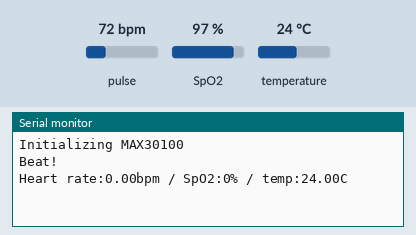
Simulated run of this sketch. Board: Arduino Uno, built with avr-gcc and run on an emulated ATmega328P. Shown: the last lines printed to the serial monitor. The test bench sets the inputs (shaded band); at power-on: pulse 72 bpm, SpO2 97 %, temperature 24 °C.

Above: at 1.2 s.
1.3 s: pulse set to 42 bpm
At 2.7 s:
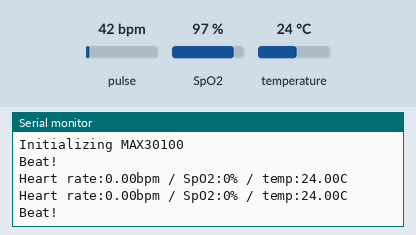
2.8 s: SpO2 set to 80 %
At 4.2 s:
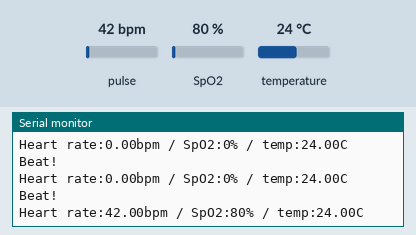
4.3 s: temperature set to 12 °C
At 8.8 s:
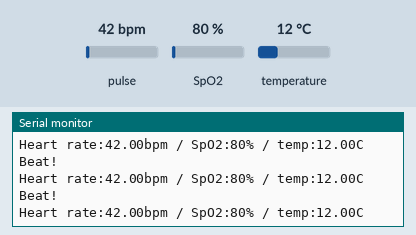

The sketch:

MAX30100.ino
```cpp
// (licence header left out)
#include <Wire.h>
#include "MAX30100_PulseOximeter.h"

#define REPORTING_PERIOD_MS 1000

PulseOximeter pox;

uint32_t tsLastReport = 0;

/*!
 * \brief Callback (registered below) fired when a pulse is detected.
 */
void
onBeatDetected ()
{
    Serial.println ("Beat!");
}

void
setup ()
{
    Serial.begin (115200);

    Serial.println ("Initializing MAX30100");
    /* Initialize the PulseOximeter instance and register a
     * beat-detected callback.
     */
    pox.begin ();
    pox.setOnBeatDetectedCallback (onBeatDetected);
}

void
loop ()
{
    /* Make sure to call update as fast as possible. */
    pox.update ();

    /* Asynchronously dump heart rate and oxidation levels to the serial.
     * For both, a value of 0 means "invalid".
     */
    if (millis () - tsLastReport > REPORTING_PERIOD_MS)
    {
        Serial.print ("Heart rate:");
        Serial.print (pox.getHeartRate());
        Serial.print ("bpm / SpO2:");
        Serial.print (pox.getSpO2());
        Serial.print ("% / temp:");
        Serial.print (pox.getTemperature());
        Serial.println ("C");

        tsLastReport = millis ();
    }
}
```

Measured:
- after the input at 2.8 s, the serial monitor: prints a new line after 1.2 s (image 2)
- after the input at 4.3 s, the serial monitor: prints a new line after 0.71 s (image 3)
